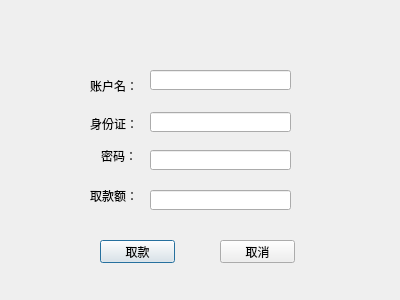
<?xml version="1.0" encoding="UTF-8"?>
<ui version="4.0">
 <class>WithDraw</class>
 <widget class="QDialog" name="WithDraw">
  <property name="geometry">
   <rect>
    <x>0</x>
    <y>0</y>
    <width>400</width>
    <height>300</height>
   </rect>
  </property>
  <property name="windowTitle">
   <string>Dialog</string>
  </property>
  <widget class="QLineEdit" name="wpasswd">
   <property name="geometry">
    <rect>
     <x>150</x>
     <y>150</y>
     <width>141</width>
     <height>20</height>
    </rect>
   </property>
  </widget>
  <widget class="QLineEdit" name="wid">
   <property name="geometry">
    <rect>
     <x>150</x>
     <y>112</y>
     <width>141</width>
     <height>20</height>
    </rect>
   </property>
  </widget>
  <widget class="QPushButton" name="withdraw">
   <property name="geometry">
    <rect>
     <x>100</x>
     <y>240</y>
     <width>75</width>
     <height>23</height>
    </rect>
   </property>
   <property name="text">
    <string>取款</string>
   </property>
  </widget>
  <widget class="QLineEdit" name="wname">
   <property name="geometry">
    <rect>
     <x>150</x>
     <y>70</y>
     <width>141</width>
     <height>20</height>
    </rect>
   </property>
  </widget>
  <widget class="QLineEdit" name="wmoney">
   <property name="geometry">
    <rect>
     <x>150</x>
     <y>190</y>
     <width>141</width>
     <height>20</height>
    </rect>
   </property>
  </widget>
  <widget class="QLabel" name="label">
   <property name="geometry">
    <rect>
     <x>90</x>
     <y>80</y>
     <width>54</width>
     <height>12</height>
    </rect>
   </property>
   <property name="text">
    <string>账户名：</string>
   </property>
  </widget>
  <widget class="QLabel" name="label_4">
   <property name="geometry">
    <rect>
     <x>90</x>
     <y>190</y>
     <width>54</width>
     <height>12</height>
    </rect>
   </property>
   <property name="text">
    <string>取款额：</string>
   </property>
  </widget>
  <widget class="QLabel" name="label_2">
   <property name="geometry">
    <rect>
     <x>90</x>
     <y>118</y>
     <width>54</width>
     <height>12</height>
    </rect>
   </property>
   <property name="text">
    <string>身份证：</string>
   </property>
  </widget>
  <widget class="QLabel" name="label_3">
   <property name="geometry">
    <rect>
     <x>101</x>
     <y>150</y>
     <width>54</width>
     <height>12</height>
    </rect>
   </property>
   <property name="text">
    <string>密码：</string>
   </property>
  </widget>
  <widget class="QPushButton" name="cancel">
   <property name="geometry">
    <rect>
     <x>220</x>
     <y>240</y>
     <width>75</width>
     <height>23</height>
    </rect>
   </property>
   <property name="text">
    <string>取消</string>
   </property>
  </widget>
 </widget>
 <resources/>
 <connections/>
</ui>
